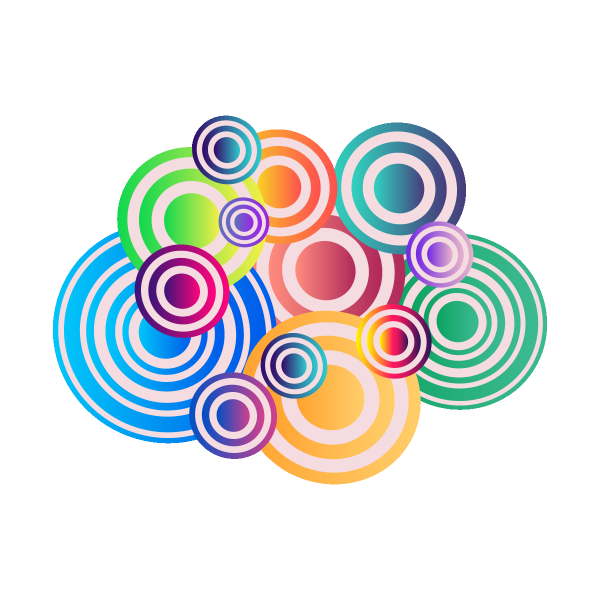
#> input picture nn.png, 1200 x 1200 px, found by its file name (shown at 1/2 size)
$ python warp_perspective.py
#> lines starting #> are read from the running program, lines starting #| are printed output that depends on the picture
import cv2

import numpy as np

img = cv2.imread("Resources/nn.png")
#> img is the input picture: shape (1200, 1200, 3); mean B, G, R 225.8, 225.3, 223.6

width,height = 250,350

pts1 = np.float32([[111,219],[287,188],[154,482],[352,440]])
pts2 = np.float32([[0,0],[width,0],[0,height],[width,height]])
matrix = cv2.getPerspectiveTransform(pts1,pts2)
imgOutput = cv2.warpPerspective(img,matrix,(width,height))
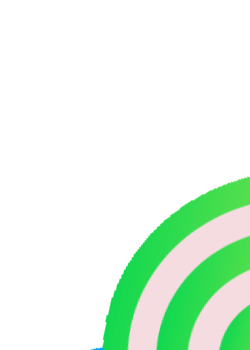
#> imgOutput: shape (350, 250, 3); mean B, G, R 230.2, 247.3, 227.6

cv2.imshow("Image",img)
cv2.imshow("Output",imgOutput)

cv2.waitKey(0)
